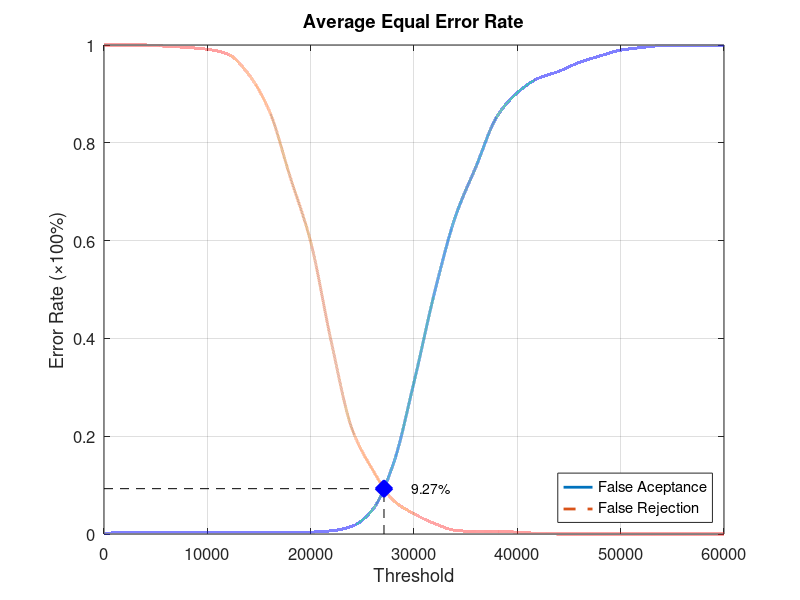
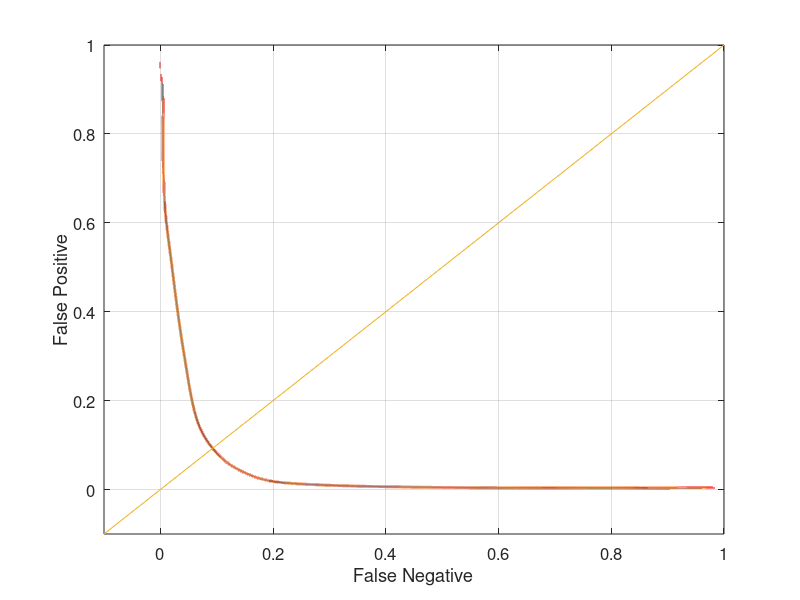

Write MATLAB code to recreate these figures, in order.
function yEER = Experiment4Average
close all;
clear;
clc;
x = 0:2000:60000;
xq = 0:0.5:60000;

y0 = [0 0.00394737 0.00394737 0.00394737 0.00394737 0.00394737 0.00394737 0.00394737 0.00394737 0.00394737 0.00394737 0.00657895 0.0157895 0.05 0.143421 0.310526 0.494737 0.648684 0.751316 0.852632 0.902632 0.931579 0.946053 0.964474 0.977632 0.989474 0.994737 0.998684 0.998684 0.998684 1];
yy0 = interp1(x, y0, xq, 'pchip');
y1 = [1 1 1 0.9975 0.995 0.99125 0.98125 0.94 0.865 0.73125 0.5975 0.3925 0.215 0.13125 0.06875 0.04125 0.02125 0.0075 0.005 0.005 0.00375 0.00125 0 0 0 0 0 0 0 0 0];
yy1 = interp1(x, y1, xq, 'pchip');

% Calculating EER: 
y2 = abs(y0 - y1);
find(y2 == min(y2))
yy2 = abs(yy0 - yy1);
xEER = find(yy2 == min(yy2));
xEERIndex = xq(xEER) % X-axis EER
yEER = yy0(xEER) % Y-axis EER

main = figure
plot(xq, yy0,'-','LineWidth', 2);	hold on
plot(xq, yy1,'--','LineWidth', 2);	hold on
plot([xEERIndex xEERIndex], [0 yEER], 'k--');	hold on
plot([0 xEERIndex], [yEER yEER], 'k--');	hold on
plot(xEERIndex, yEER, 'bx', 'LineWidth', 10);	hold on
text(xEERIndex + 10 * xEERIndex / 100, yEER, [num2str(round((10000 * yEER)) / 100) '%'])
legend('False Aceptance', 'False Rejection', 'Location', 'SouthEast')
xlabel('Threshold')
ylabel('Error Rate (\times100%)')
title('Average Equal Error Rate')
set(gca, 'FontSize', 12)
axis([0 60000 0 1])
grid on

print(main, 'Experiment4AverageMain', '-dpng');
FNRxFPR = figure('Color', [1 1 1]);
plot(yy1, yy0, '-', yy1, yy0, 'LineWidth', 2);
hold on
y = -0.1:0.1:1
plot(y, y); 
set(gca, 'FontSize', 12)
xlabel('False Negative')
ylabel('False Positive')
axis([-0.1 1 -0.1 1])
set(gca, 'FontSize', 12)
grid on

print(FNRxFPR, 'Experiment4AverageFNRxFPR','-dpng');
end
